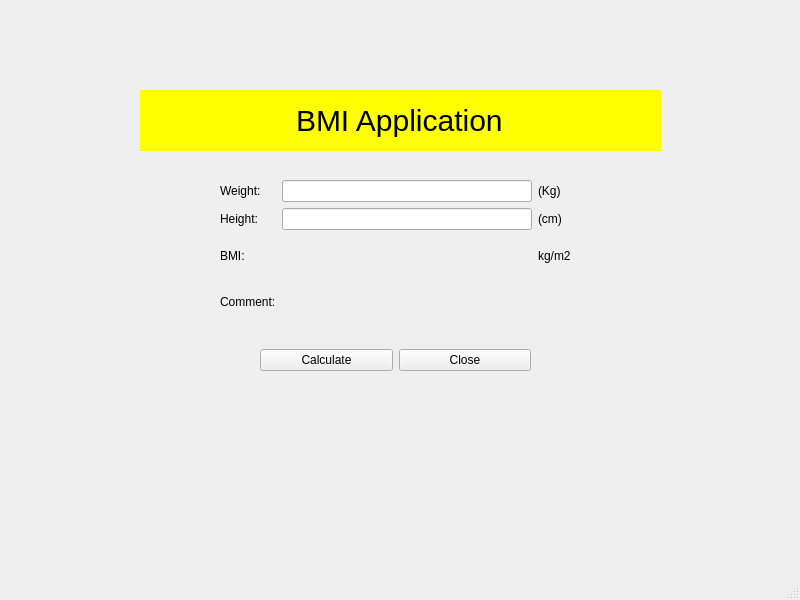
<?xml version="1.0" encoding="UTF-8"?>
<ui version="4.0">
 <class>MainWindow</class>
 <widget class="QMainWindow" name="MainWindow">
  <property name="geometry">
   <rect>
    <x>0</x>
    <y>0</y>
    <width>800</width>
    <height>600</height>
   </rect>
  </property>
  <property name="windowTitle">
   <string>MainWindow</string>
  </property>
  <widget class="QWidget" name="centralwidget">
   <widget class="QLineEdit" name="lineEditTitle">
    <property name="geometry">
     <rect>
      <x>140</x>
      <y>90</y>
      <width>521</width>
      <height>61</height>
     </rect>
    </property>
    <property name="styleSheet">
     <string notr="true">background: yellow;
border: no;
font-size: 30px;</string>
    </property>
    <property name="text">
     <string>BMI Application</string>
    </property>
    <property name="alignment">
     <set>Qt::AlignCenter</set>
    </property>
   </widget>
   <widget class="QWidget" name="gridLayoutWidget">
    <property name="geometry">
     <rect>
      <x>220</x>
      <y>180</y>
      <width>351</width>
      <height>141</height>
     </rect>
    </property>
    <layout class="QGridLayout" name="gridLayout">
     <item row="1" column="2">
      <widget class="QLineEdit" name="lineEditHeight"/>
     </item>
     <item row="0" column="1">
      <widget class="QLabel" name="labelWeight">
       <property name="text">
        <string>Weight:</string>
       </property>
      </widget>
     </item>
     <item row="0" column="2">
      <widget class="QLineEdit" name="lineEditWeight"/>
     </item>
     <item row="1" column="1">
      <widget class="QLabel" name="labelHeight">
       <property name="text">
        <string>Height:</string>
       </property>
      </widget>
     </item>
     <item row="0" column="3">
      <widget class="QLabel" name="labelKg">
       <property name="text">
        <string>(Kg)</string>
       </property>
      </widget>
     </item>
     <item row="1" column="3">
      <widget class="QLabel" name="labelcm">
       <property name="text">
        <string>(cm)</string>
       </property>
      </widget>
     </item>
     <item row="2" column="1">
      <widget class="QLabel" name="labelBMI">
       <property name="text">
        <string>BMI:</string>
       </property>
      </widget>
     </item>
     <item row="2" column="3">
      <widget class="QLabel" name="labelkgm2">
       <property name="text">
        <string>kg/m2</string>
       </property>
      </widget>
     </item>
     <item row="3" column="1">
      <widget class="QLabel" name="labelComment">
       <property name="text">
        <string>Comment:</string>
       </property>
      </widget>
     </item>
     <item row="3" column="2">
      <widget class="QLabel" name="labelComment2">
       <property name="text">
        <string>&lt;html&gt;&lt;head/&gt;&lt;body&gt;&lt;p&gt;&lt;br/&gt;&lt;/p&gt;&lt;/body&gt;&lt;/html&gt;</string>
       </property>
      </widget>
     </item>
     <item row="2" column="2">
      <widget class="QLabel" name="labelBMI2">
       <property name="text">
        <string>&lt;html&gt;&lt;head/&gt;&lt;body&gt;&lt;p&gt;&lt;br/&gt;&lt;/p&gt;&lt;/body&gt;&lt;/html&gt;</string>
       </property>
      </widget>
     </item>
    </layout>
   </widget>
   <widget class="QWidget" name="horizontalLayoutWidget">
    <property name="geometry">
     <rect>
      <x>260</x>
      <y>340</y>
      <width>271</width>
      <height>41</height>
     </rect>
    </property>
    <layout class="QHBoxLayout" name="horizontalLayout">
     <item>
      <widget class="QPushButton" name="pushButtonCalculate">
       <property name="text">
        <string>Calculate</string>
       </property>
       <property name="icon">
        <iconset>
         <normaloff>images/IconCalculator.png</normaloff>images/IconCalculator.png</iconset>
       </property>
      </widget>
     </item>
     <item>
      <widget class="QPushButton" name="pushButtonClose">
       <property name="text">
        <string>Close</string>
       </property>
       <property name="icon">
        <iconset>
         <normaloff>images/IconClose.jpg</normaloff>images/IconClose.jpg</iconset>
       </property>
      </widget>
     </item>
    </layout>
   </widget>
  </widget>
  <widget class="QMenuBar" name="menubar">
   <property name="geometry">
    <rect>
     <x>0</x>
     <y>0</y>
     <width>800</width>
     <height>25</height>
    </rect>
   </property>
  </widget>
  <widget class="QStatusBar" name="statusbar"/>
 </widget>
 <resources/>
 <connections>
  <connection>
   <sender>pushButtonClose</sender>
   <signal>clicked()</signal>
   <receiver>MainWindow</receiver>
   <slot>close()</slot>
   <hints>
    <hint type="sourcelabel">
     <x>464</x>
     <y>384</y>
    </hint>
    <hint type="destinationlabel">
     <x>399</x>
     <y>299</y>
    </hint>
   </hints>
  </connection>
 </connections>
</ui>
